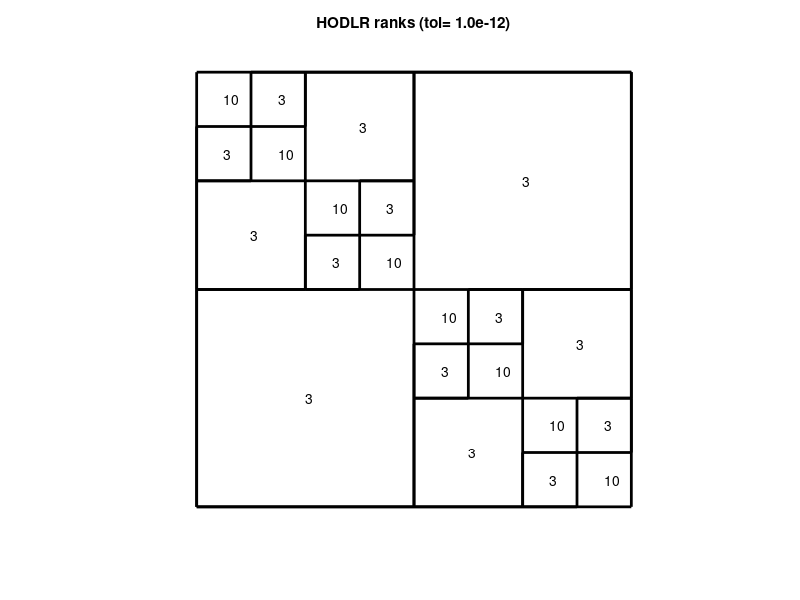

This figure's MATLAB source:
% March 6, 2025: Per-Gunnar Martinsson, UT-Austin
%
% These codes illustrate the 1-1 relationship between invertible 
% tridiagonal matrices and semi-separable matrices. (And more generally
% between banded and quasi-separable matrices.)

function tutorial_tridiagonal

%%% Set up the problem size. We think of the matrix as split into b x b
%%% blocks, and these blocks organized into a tree structure. This is not
%%% relevant to the key point about tridiagonal matrices, but is helpful in
%%% plotting the rank structure.
b    = 10;   
L    = 3;
n    = 2^L;
ntot = n*b;    % The matrix size.
tol  = 1e-12;  % Tolerance for 


%%% Investigate the inverse of a tridiagonal matrix.
A = triu(tril(randn(ntot),1),-1);
A = 2*norm(A)*eye(ntot) + A;  % (Make the matrix well-conditioned.)
B = inv(A);
plot_HODLR_ranks(A,b,L,tol)
keyboard
plot_HODLR_ranks(B,b,L,tol)
keyboard
%plot_HBS_ranks_v2(A,b,L,tol);
%plot_HBS_ranks_v2(B,b,L,tol);

%%% Investigate the inverse of a semi-separable matrix.
%%% (Note that here, the matrix may end up being quite ill-conditioned, 
%%% so spurious singular modes may arise.)
A = build_semisep(ntot);
B = inv(A);
plot_HODLR_ranks(A,b,L,tol)
keyboard
plot_HODLR_ranks(B,b,L,tol)
keyboard
%plot_HBS_ranks_v2(A,b,L,tol);
%plot_HBS_ranks_v2(B,b,L,tol);

%%% Now extend to a *banded* matrix.
k = 3; % The bandwidth
A = triu(tril(randn(ntot),k),-k);
A = 2*norm(A)*eye(ntot) + A;  % (Make the matrix well-conditioned.)
B = inv(A);
plot_HODLR_ranks(A,b,L,tol)
keyboard
plot_HODLR_ranks(B,b,L,tol)
keyboard
%plot_HBS_ranks_v2(A,b,L,tol);
%plot_HBS_ranks_v2(B,b,L,tol);

return

%%%%%%%%%%%%%%%%%%%%%%%%%%%%%%%%%%%%%%%%%%%%%%%%%%%%%%%%%%%%%%%%%%%%%%%%%%%

function A = build_semisep(n)

u = randn(n,1);
v = randn(n,1);
w = randn(n,1);
A = triu(u*v');
A(2:n,1) = w(2:end);
for i = 2:(n-1)
  A((i+1):n,i) = (A(i,i)/A(i,1))*A((i+1):n,1);
end

return

%%%%%%%%%%%%%%%%%%%%%%%%%%%%%%%%%%%%%%%%%%%%%%%%%%%%%%%%%%%%%%%%%%%%%%%%%%%

function plot_HODLR_ranks(A,b,L,tol)

ntot = size(A,1);

figure(1)
subplot(1,1,1)
hold off
plot([0,ntot,ntot,0,0],[0,0,ntot,ntot,0],'k',...
    'LineWidth',2)
axis ij
axis equal
axis([0,ntot,0,ntot] + 5*[-1,1,-1,1])
axis off
hold on
for ilevel = 1:L
  m = b*(2^(L-ilevel));
  for ibox = 1:2^ilevel
    jbox = ibox + 1 - 2*mod(ibox+1,2);
    indi = (ibox-1)*m + (1:m);
    indj = (jbox-1)*m + (1:m);
    text((ibox - 0.5)*m,(jbox-0.5)*m,...
         sprintf('%d',sum(svd(A(indi,indj)) > tol)))
    plot((ibox - 1)*m + [0,m,m,0,0],(jbox-1)*m + [0,0,m,m,0],'k',...
         'LineWidth',2)
  end
end
for ibox = 1:2^L
  ind = (ibox-1)*b + (1:b);
  text((ibox - 0.5)*m,(ibox-0.5)*m,sprintf('%d',sum(svd(A(ind,ind)) > tol)))
end

title(sprintf('HODLR ranks (tol=%8.1e)',tol))

return

%%%%%%%%%%%%%%%%%%%%%%%%%%%%%%%%%%%%%%%%%%%%%%%%%%%%%%%%%%%%%%%%%%%%%%%%%%%

%%%%%%%%%%%%%%%%%%%%%%%%%%%%%%%%%%%%%%%%%%%%%%%%%%%%%%%%%%%%%%%%%%%%%%%%%%%
% This function computes the numerical ranks of an HBS matrix.
% The inputs are:
%    A   : the input matrix
%    b   : block size
%    L   : the number of levels in the tree
%    tol : the cutoff for numerical rank
%%%%%%%%%%%%%%%%%%%%%%%%%%%%%%%%%%%%%%%%%%%%%%%%%%%%%%%%%%%%%%%%%%%%%%%%%%%

function plot_HBS_ranks(A,b,L,tol)

ntot = size(A,1);

for ilevel = 1:L
  figure(1)
  subplot(1,L,ilevel)
  m = b*(2^(L-ilevel));
  hold off
  plot([0,ntot,ntot,0,0],[0,0,ntot,ntot,0],'k',...
       [0;ntot]*ones(1,2^ilevel+1),[1;1]*linspace(0,ntot,2^ilevel+1),'k',...
      'LineWidth',2)
  axis ij
  axis equal
  axis([0,ntot,0,ntot] + 5*[-1,1,-1,1])
  axis off
  hold on
  for ibox = 1:2^ilevel
    jbox = ibox + 1 - 2*mod(ibox+1,2);
    indi = (ibox-1)*m + (1:m);
    indj = [1:((ibox-1)*m),(ibox*m+1):ntot];
    text((ibox - 0.5)*m,(jbox-0.5)*m,...
         sprintf('%d',sum(svd(A(indi,indj)) > tol)))
    plot((ibox-1)*m + [0,m,m,0,0],(ibox-1)*m + [0,0,m,m,0],'k',...
         'LineWidth',2)
  end
  title(sprintf('HBS ranks - level %d',ilevel))
end
keyboard
return

%%%%%%%%%%%%%%%%%%%%%%%%%%%%%%%%%%%%%%%%%%%%%%%%%%%%%%%%%%%%%%%%%%%%%%%%%%%

function plot_HBS_ranks_v2(A,b,L,tol)

ntot = size(A,1);

figure(1)
subplot(1,1,1)
hold off
plot([0,ntot,ntot,0,0],[0,0,ntot,ntot,0],'k',...
    'LineWidth',2)
axis ij
axis equal
axis([0,ntot,0,ntot] + 5*[-1,1,-1,1])
axis off
hold on
for ilevel = 1:L
  m = b*(2^(L-ilevel));
  for ibox = 1:2^ilevel
    jbox = ibox + 1 - 2*mod(ibox+1,2);
    indi = (ibox-1)*m + (1:m);
    indj = [1:((ibox-1)*m),(ibox*m+1):ntot];
    text((jbox - 0.5)*m,(ibox-0.5)*m,...
         sprintf('%d',sum(svd(A(indi,indj)) > tol)))
    plot((ibox - 1)*m + [0,m,m,0,0],(jbox-1)*m + [0,0,m,m,0],'k',...
         'LineWidth',2)
  end
end
for ibox = 1:2^L
  ind = (ibox-1)*b + (1:b);
  text((ibox - 0.5)*m,(ibox-0.5)*m,sprintf('%d',sum(svd(A(ind,ind)) > tol)))
end
title(sprintf('HBS ranks (tol=%8.1e)',tol))

keyboard
return

%%%%%%%%%%%%%%%%%%%%%%%%%%%%%%%%%%%%%%%%%%%%%%%%%%%%%%%%%%%%%%%%%%%%%%%%%%%

